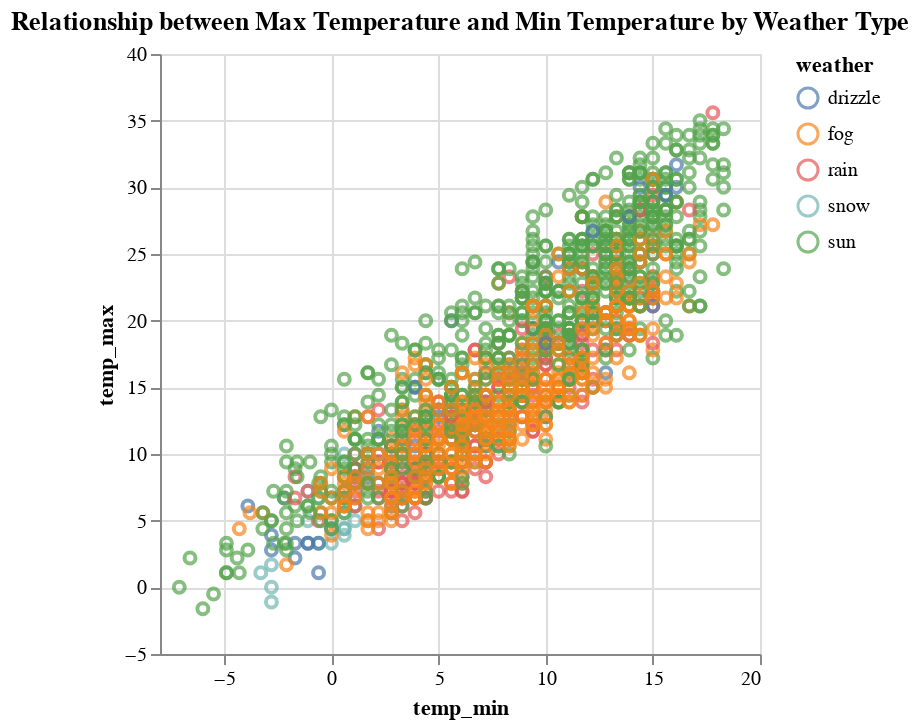

The notebook cell this image was saved under:
### Markdown cell above
##### Question 2 (10 points)

Recreate the figure in Part 3 Question 3 in Homework 1 with Altair. Include necessary title and labels. Here is the question again:
    
    Generate a data visualization to show the relationship between max temperature and min temperature, and then show different color for differnet weather type.

### Code cell
alt.Chart(weather).mark_point().encode(
    x='temp_min',
    y='temp_max',
    color='weather'
).properties(
    title='Relationship between Max Temperature and Min Temperature by Weather Type'
)

### Figure 1 — Vega-Lite specification as saved in the notebook (floating-point values rounded to 4 significant figures; data arrays with more than 128 entries replaced by an {"elided": "..."} marker saying what was removed)
{"config": {"view": {"continuousWidth": 300, "continuousHeight": 300}}, "data": {"name": "data-830c39fec90146253fb06a06c26374ef"}, "mark": {"type": "point"}, "encoding": {"color": {"field": "weather", "type": "nominal"}, "x": {"field": "temp_min", "type": "quantitative"}, "y": {"field": "temp_max", "type": "quantitative"}}, "title": "Relationship between Max Temperature and Min Temperature by Weather Type", "$schema": "https://vega.github.io/schema/vega-lite/v5.8.0.json", "datasets": {"data-830c39fec90146253fb06a06c26374ef": {"elided": "1461 records"}}}
